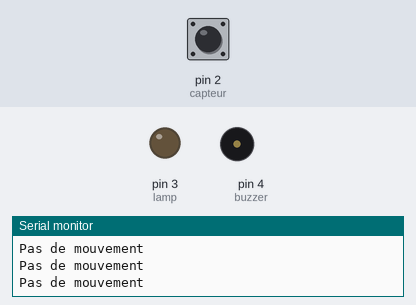
Bench run of a sketch on a simulated Arduino Uno, built with avr-gcc and run on an emulated ATmega328P. Shown: output pins drawn as LEDs (lit = HIGH), buzzer (waves = sounding), the last lines printed to the serial monitor. The inputs (shaded band) are chosen by the test bench; at power-on: pin 2 (capteur) LOW.

Above: at 1.2 s.
1.3 s: pin 2 (capteur) driven HIGH
At 1.7 s:
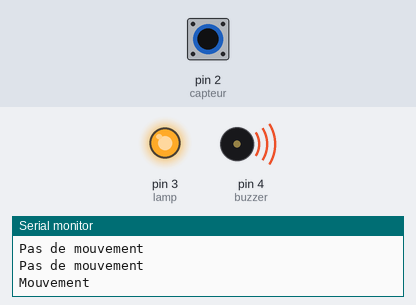
4.3 s: pin 2 (capteur) driven LOW
At 5.2 s:
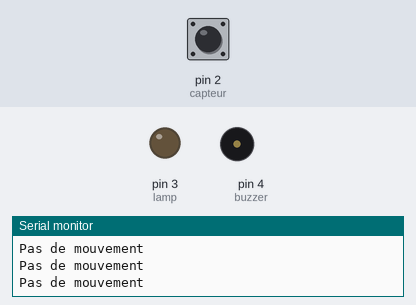
7.3 s: pin 2 (capteur) pulsed HIGH 2 times (0.12 s each, 0.3 s apart)
At 8.7 s:
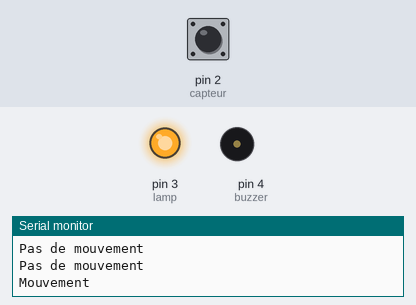
10.9 s: pin 2 (capteur) pulsed HIGH 5 times (0.12 s each, 0.3 s apart)
At 13.4 s:
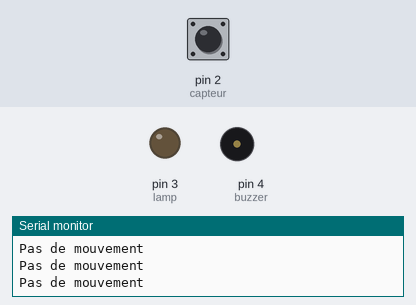
Timing chart, 0 to 14.9 s (numbered marks = the images above; inputs shaded):
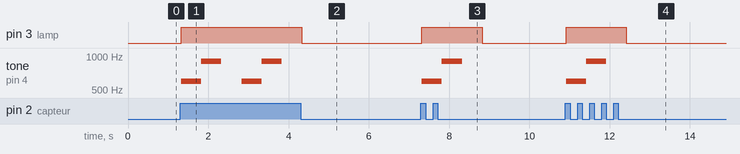

Measured:
- after the input at 1.3 s, pin 3 (lamp): LOW → HIGH at once; tone on pin 4 (buzzer): plays 600 Hz for 0.50 s, 900 Hz for 0.50 s, 600 Hz for 0.50 s, 900 Hz for 0.50 s, starting at once
- after the input at 4.3 s, pin 3 (lamp): HIGH → LOW at once; tone on pin 4 (buzzer): stops changing and stays silent
- after the input at 7.3 s, pin 3 (lamp): LOW → HIGH at once, → LOW 1.5 s later; tone on pin 4 (buzzer): silent → 600 Hz at once, → 900 Hz 0.50 s later, → silent 0.50 s later
- after the input at 10.9 s, pin 3 (lamp): LOW → HIGH at once, → LOW 1.5 s later; tone on pin 4 (buzzer): silent → 600 Hz at once, → 900 Hz 0.50 s later, → silent 0.50 s later

The sketch:

lucas.ino
```cpp
int capteur = 2;
int detection = 0;
int lamp = 3;
int buzzer = 4;

void setup() {
  // put your setup code here, to run once:

  pinMode(capteur, INPUT);
  pinMode(lamp, OUTPUT);
  pinMode(buzzer, OUTPUT);
  Serial.begin(9600);
}

void loop() {
  // put your main code here, to run repeatedly:
  detection = digitalRead(capteur);
  if (detection == HIGH){
    Serial.print("Mouvement\n");
    digitalWrite(lamp, HIGH);
    tone(buzzer, 600); // allume le buzzer actif arduino
    delay(500);
    tone(buzzer, 900); // allume le buzzer actif arduino
    delay(500);
    noTone(buzzer);  // désactiver le buzzer actif arduino
    delay(500);
  }else{
    Serial.print("Pas de mouvement \n");
    digitalWrite(lamp, LOW);
  }
}
```
